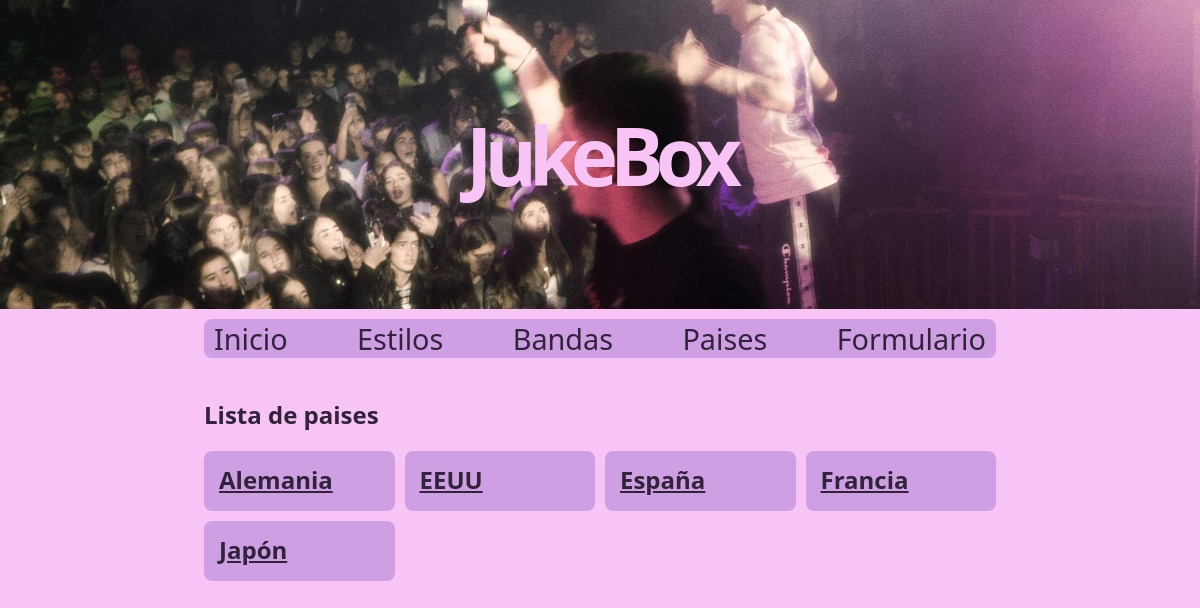
The page /paises on the database as committed earlier.
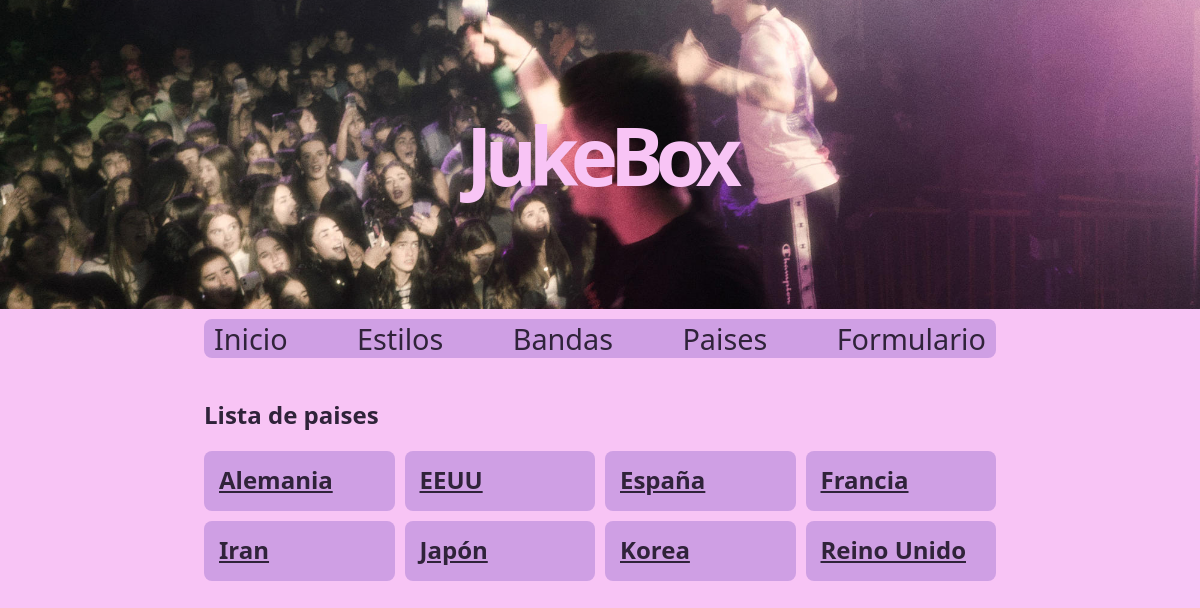
The same page on the database as committed later.
### appJukeBox/models.py (models this page shows, shortened)
class Pais(models.Model):
    nombre = models.CharField(max_length=50)

### appJukeBox/views.py (the view)
# urls.py: path('paises', views.index_paises, name="paises"),
def index_paises(request):
	paises = get_list_or_404(Pais.objects.order_by('nombre'))
	context = {'paises': paises}
	return render(request, 'paises.html', context)

### appJukeBox/templates/paises.html (shortened to what this page needs)
{% extends "base.html" %}
{% block contenido %}
    <h2>Lista de paises</h2>
    <section class="container">
        {% if paises %}
            {% for p in paises %}
            <div class="card">
                <div class="card-content">
                    <h2>
                        <a href="/paises/{{ p.id }}">{{ p.nombre}}</a>
                    </h2>
                </div>
            </div>
            {% endfor %}
        {% else %}
            <p>No hay paises añadidos.</p>
        {% endif %}
    </section>
{% endblock %}

Rows that differ between the two databases and show on the page:
added Pais: nombre "Iran"
added Pais: nombre "Korea"
added Pais: nombre "Reino Unido"
